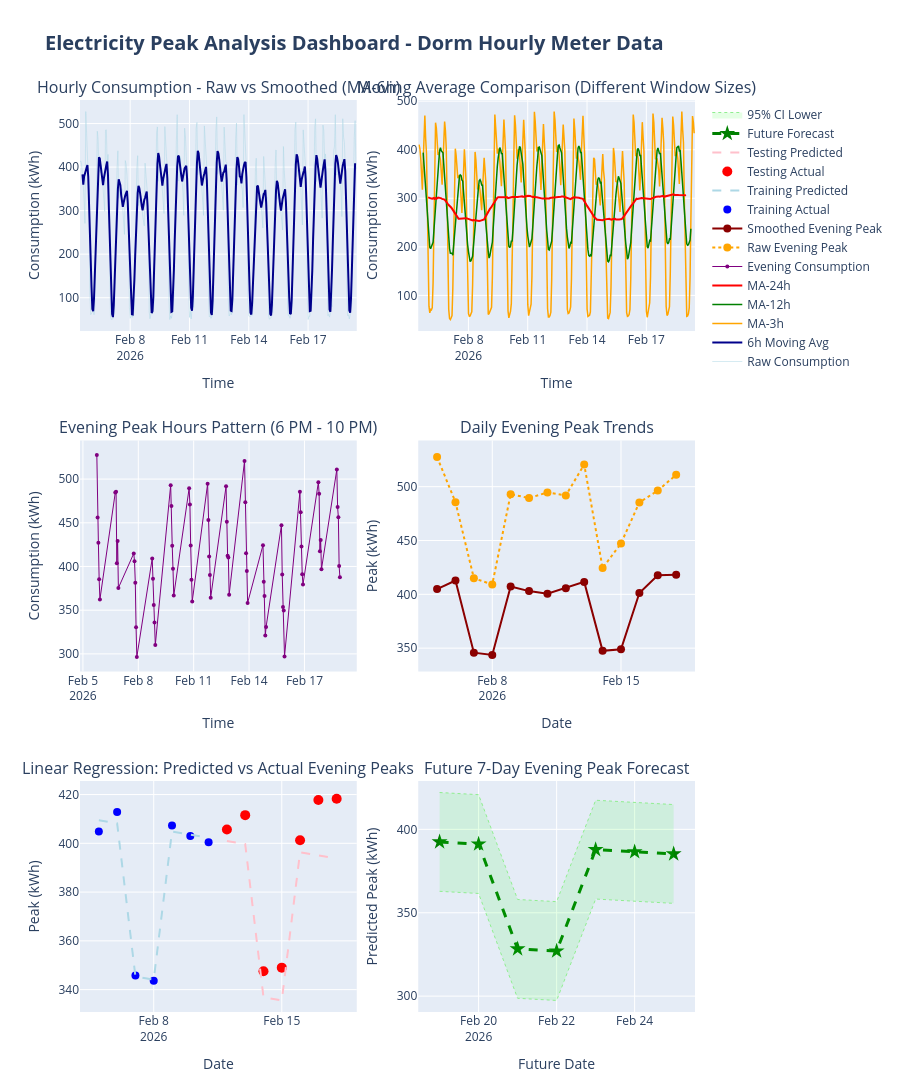

The notebook cell this image was saved under:
### Markdown cell above
## 6. Interactive Plotly Dashboard - Live Visualization

Create a comprehensive live dashboard with multiple visualizations showing hourly consumption, smoothed trends, and peak predictions.

### Code cell
# Create comprehensive interactive dashboard
fig = make_subplots(
    rows=3, cols=2,
    subplot_titles=(
        'Hourly Consumption - Raw vs Smoothed (MA-6h)',
        'Moving Average Comparison (Different Window Sizes)',
        'Evening Peak Hours Pattern (6 PM - 10 PM)',
        'Daily Evening Peak Trends',
        'Linear Regression: Predicted vs Actual Evening Peaks',
        'Future 7-Day Evening Peak Forecast'
    ),
    specs=[
        [{"secondary_y": False}, {"secondary_y": False}],
        [{"secondary_y": False}, {"secondary_y": False}],
        [{"secondary_y": False}, {"secondary_y": False}]
    ],
    vertical_spacing=0.12,
    horizontal_spacing=0.10
)

# 1. Raw vs 6-hour smoothed consumption
fig.add_trace(
    go.Scatter(
        x=df_smoothed['timestamp'],
        y=df_smoothed['total_consumption_kwh'],
        mode='lines',
        name='Raw Consumption',
        line=dict(color='lightblue', width=1),
        opacity=0.5
    ),
    row=1, col=1
)

fig.add_trace(
    go.Scatter(
        x=df_smoothed['timestamp'],
        y=df_smoothed['total_consumption_kwh_ma6h'],
        mode='lines',
        name='6h Moving Avg',
        line=dict(color='darkblue', width=2)
    ),
    row=1, col=1
)

# 2. Multiple moving averages comparison
fig.add_trace(
    go.Scatter(
        x=df_smoothed['timestamp'],
        y=df_smoothed['total_consumption_kwh_ma3h'],
        mode='lines',
        name='MA-3h',
        line=dict(color='orange', width=1.5)
    ),
    row=1, col=2
)

fig.add_trace(
    go.Scatter(
        x=df_smoothed['timestamp'],
        y=df_smoothed['total_consumption_kwh_ma12h'],
        mode='lines',
        name='MA-12h',
        line=dict(color='green', width=1.5)
    ),
    row=1, col=2
)

fig.add_trace(
    go.Scatter(
        x=df_smoothed['timestamp'],
        y=df_smoothed['total_consumption_kwh_ma24h'],
        mode='lines',
        name='MA-24h',
        line=dict(color='red', width=2)
    ),
    row=1, col=2
)

# 3. Evening peak hours pattern
fig.add_trace(
    go.Scatter(
        x=df_evening['timestamp'],
        y=df_evening['total_consumption_kwh'],
        mode='markers+lines',
        name='Evening Consumption',
        marker=dict(color='purple', size=4),
        line=dict(color='purple', width=1)
    ),
    row=2, col=1
)

# 4. Daily evening peaks
fig.add_trace(
    go.Scatter(
        x=daily_evening_peaks['date'],
        y=daily_evening_peaks['evening_peak_kwh'],
        mode='markers+lines',
        name='Raw Evening Peak',
        marker=dict(color='orange', size=8),
        line=dict(color='orange', width=2, dash='dot')
    ),
    row=2, col=2
)

fig.add_trace(
    go.Scatter(
        x=daily_evening_peaks['date'],
        y=daily_evening_peaks['evening_peak_smoothed_kwh'],
        mode='markers+lines',
        name='Smoothed Evening Peak',
        marker=dict(color='darkred', size=8),
        line=dict(color='darkred', width=2)
    ),
    row=2, col=2
)

# 5. Predictions vs Actual (Training and Testing)
# Training data
fig.add_trace(
    go.Scatter(
        x=results['train_data']['date'],
        y=results['train_data']['evening_peak_smoothed_kwh'],
        mode='markers',
        name='Training Actual',
        marker=dict(color='blue', size=8)
    ),
    row=3, col=1
)

fig.add_trace(
    go.Scatter(
        x=results['train_data']['date'],
        y=results['y_pred_train'],
        mode='lines',
        name='Training Predicted',
        line=dict(color='lightblue', width=2, dash='dash')
    ),
    row=3, col=1
)

# Testing data
fig.add_trace(
    go.Scatter(
        x=results['test_data']['date'],
        y=results['test_data']['evening_peak_smoothed_kwh'],
        mode='markers',
        name='Testing Actual',
        marker=dict(color='red', size=10)
    ),
    row=3, col=1
)

fig.add_trace(
    go.Scatter(
        x=results['test_data']['date'],
        y=results['y_pred_test'],
        mode='lines',
        name='Testing Predicted',
        line=dict(color='pink', width=2, dash='dash')
    ),
    row=3, col=1
)

# 6. Future predictions (next 7 days)
fig.add_trace(
    go.Scatter(
        x=results['future_dates'],
        y=results['future_predictions'],
        mode='markers+lines',
        name='Future Forecast',
        marker=dict(color='green', size=12, symbol='star'),
        line=dict(color='green', width=3, dash='dash')
    ),
    row=3, col=2
)

# Add confidence interval for future predictions
std_dev = results['test_rmse']
upper_bound = results['future_predictions'] + 1.96 * std_dev
lower_bound = results['future_predictions'] - 1.96 * std_dev

fig.add_trace(
    go.Scatter(
        x=results['future_dates'],
        y=upper_bound,
        mode='lines',
        name='95% CI Upper',
        line=dict(color='lightgreen', width=1, dash='dot'),
        showlegend=False
    ),
    row=3, col=2
)

fig.add_trace(
    go.Scatter(
        x=results['future_dates'],
        y=lower_bound,
        mode='lines',
        name='95% CI Lower',
        line=dict(color='lightgreen', width=1, dash='dot'),
        fill='tonexty',
        fillcolor='rgba(0, 255, 0, 0.1)',
        showlegend=True
    ),
    row=3, col=2
)

# Update layout
fig.update_xaxes(title_text="Time", row=1, col=1)
fig.update_xaxes(title_text="Time", row=1, col=2)
fig.update_xaxes(title_text="Time", row=2, col=1)
fig.update_xaxes(title_text="Date", row=2, col=2)
fig.update_xaxes(title_text="Date", row=3, col=1)
fig.update_xaxes(title_text="Future Date", row=3, col=2)

fig.update_yaxes(title_text="Consumption (kWh)", row=1, col=1)
fig.update_yaxes(title_text="Consumption (kWh)", row=1, col=2)
fig.update_yaxes(title_text="Consumption (kWh)", row=2, col=1)
fig.update_yaxes(title_text="Peak (kWh)", row=2, col=2)
fig.update_yaxes(title_text="Peak (kWh)", row=3, col=1)
fig.update_yaxes(title_text="Predicted Peak (kWh)", row=3, col=2)

fig.update_layout(
    title_text="<b>Electricity Peak Analysis Dashboard - Dorm Hourly Meter Data</b>",
    title_font_size=20,
    height=1400,
    showlegend=True,
    legend=dict(
        orientation="v",
        yanchor="top",
        y=1,
        xanchor="left",
        x=1.02
    ),
    hovermode='x unified'
)

fig.show()

print("\nLive Plotly Dashboard Generated Successfully!")

### Figure 1 — Plotly figure (JSON) as saved in the notebook; plotly's stock layout.template omitted (floating-point values rounded to 4 significant figures; data arrays with more than 128 entries replaced by an {"elided": "..."} marker saying what was removed)
{"data": [{"line": {"color": "lightblue", "width": 1}, "mode": "lines", "name": "Raw Consumption", "opacity": 0.5, "type": "scatter", "x": {"elided": "337 str values"}, "xaxis": "x", "y": {"elided": "337 float values"}, "yaxis": "y"}, {"line": {"color": "darkblue", "width": 2}, "mode": "lines", "name": "6h Moving Avg", "type": "scatter", "x": {"elided": "337 str values"}, "xaxis": "x", "y": {"elided": "337 float values"}, "yaxis": "y"}, {"line": {"color": "orange", "width": 1.5}, "mode": "lines", "name": "MA-3h", "type": "scatter", "x": {"elided": "337 str values"}, "xaxis": "x2", "y": {"elided": "337 float values"}, "yaxis": "y2"}, {"line": {"color": "green", "width": 1.5}, "mode": "lines", "name": "MA-12h", "type": "scatter", "x": {"elided": "337 str values"}, "xaxis": "x2", "y": {"elided": "337 float values"}, "yaxis": "y2"}, {"line": {"color": "red", "width": 2}, "mode": "lines", "name": "MA-24h", "type": "scatter", "x": {"elided": "337 str values"}, "xaxis": "x2", "y": {"elided": "337 float values"}, "yaxis": "y2"}, {"line": {"color": "purple", "width": 1}, "marker": {"color": "purple", "size": 4}, "mode": "markers+lines", "name": "Evening Consumption", "type": "scatter", "x": ["2026-02-05T18:06:10.850909", "2026-02-05T19:06:10.850909", "2026-02-05T20:06:10.850909", "2026-02-05T21:06:10.850909", "2026-02-05T22:06:10.850909", "2026-02-06T18:06:10.850909", "2026-02-06T19:06:10.850909", "2026-02-06T20:06:10.850909", "2026-02-06T21:06:10.850909", "2026-02-06T22:06:10.850909", "2026-02-07T18:06:10.850909", "2026-02-07T19:06:10.850909", "2026-02-07T20:06:10.850909", "2026-02-07T21:06:10.850909", "2026-02-07T22:06:10.850909", "2026-02-08T18:06:10.850909", "2026-02-08T19:06:10.850909", "2026-02-08T20:06:10.850909", "2026-02-08T21:06:10.850909", "2026-02-08T22:06:10.850909", "2026-02-09T18:06:10.850909", "2026-02-09T19:06:10.850909", "2026-02-09T20:06:10.850909", "2026-02-09T21:06:10.850909", "2026-02-09T22:06:10.850909", "2026-02-10T18:06:10.850909", "2026-02-10T19:06:10.850909", "2026-02-10T20:06:10.850909", "2026-02-10T21:06:10.850909", "2026-02-10T22:06:10.850909", "2026-02-11T18:06:10.850909", "2026-02-11T19:06:10.850909", "2026-02-11T20:06:10.850909", "2026-02-11T21:06:10.850909", "2026-02-11T22:06:10.850909", "2026-02-12T18:06:10.850909", "2026-02-12T19:06:10.850909", "2026-02-12T20:06:10.850909", "2026-02-12T21:06:10.850909", "2026-02-12T22:06:10.850909", "2026-02-13T18:06:10.850909", "2026-02-13T19:06:10.850909", "2026-02-13T20:06:10.850909", "2026-02-13T21:06:10.850909", "2026-02-13T22:06:10.850909", "2026-02-14T18:06:10.850909", "2026-02-14T19:06:10.850909", "2026-02-14T20:06:10.850909", "2026-02-14T21:06:10.850909", "2026-02-14T22:06:10.850909", "2026-02-15T18:06:10.850909", "2026-02-15T19:06:10.850909", "2026-02-15T20:06:10.850909", "2026-02-15T21:06:10.850909", "2026-02-15T22:06:10.850909", "2026-02-16T18:06:10.850909", "2026-02-16T19:06:10.850909", "2026-02-16T20:06:10.850909", "2026-02-16T21:06:10.850909", "2026-02-16T22:06:10.850909", "2026-02-17T18:06:10.850909", "2026-02-17T19:06:10.850909", "2026-02-17T20:06:10.850909", "2026-02-17T21:06:10.850909", "2026-02-17T22:06:10.850909", "2026-02-18T18:06:10.850909", "2026-02-18T19:06:10.850909", "2026-02-18T20:06:10.850909", "2026-02-18T21:06:10.850909", "2026-02-18T22:06:10.850909"], "xaxis": "x3", "y": [527.5, 456.1, 427.2, 385.5, 362.3, 484.8, 485.6, 403.8, 429.1, 375.4, 414.9, 406.1, 381.4, 330.4, 296.5, 409.2, 385.8, 355.9, 336.0, 310.2, 493.1, 469.3, 423.8, 397.4, 366.7, 489.4, 471.0, 424.0, 384.7, 359.8, 494.6, 453.2, 411.4, 390.2, 364.3, 491.8, 451.0, 412.4, 410.3, 367.7, 520.6, 473.5, 415.0, 394.9, 358.4, 424.4, 382.5, 366.1, 321.0, 330.7, 447.3, 390.9, 353.6, 349.7, 297.1, 485.4, 462.0, 422.9, 391.2, 379.2, 496.4, 483.1, 417.3, 430.2, 396.7, 511.0, 467.9, 456.3, 400.4, 387.8], "yaxis": "y3"}, {"line": {"color": "orange", "dash": "dot", "width": 2}, "marker": {"color": "orange", "size": 8}, "mode": "markers+lines", "name": "Raw Evening Peak", "type": "scatter", "x": ["2026-02-05T00:00:00", "2026-02-06T00:00:00", "2026-02-07T00:00:00", "2026-02-08T00:00:00", "2026-02-09T00:00:00", "2026-02-10T00:00:00", "2026-02-11T00:00:00", "2026-02-12T00:00:00", "2026-02-13T00:00:00", "2026-02-14T00:00:00", "2026-02-15T00:00:00", "2026-02-16T00:00:00", "2026-02-17T00:00:00", "2026-02-18T00:00:00"], "xaxis": "x4", "y": [527.5, 485.6, 414.9, 409.2, 493.1, 489.4, 494.6, 491.8, 520.6, 424.4, 447.3, 485.4, 496.4, 511.0], "yaxis": "y4"}, {"line": {"color": "darkred", "width": 2}, "marker": {"color": "darkred", "size": 8}, "mode": "markers+lines", "name": "Smoothed Evening Peak", "type": "scatter", "x": ["2026-02-05T00:00:00", "2026-02-06T00:00:00", "2026-02-07T00:00:00", "2026-02-08T00:00:00", "2026-02-09T00:00:00", "2026-02-10T00:00:00", "2026-02-11T00:00:00", "2026-02-12T00:00:00", "2026-02-13T00:00:00", "2026-02-14T00:00:00", "2026-02-15T00:00:00", "2026-02-16T00:00:00", "2026-02-17T00:00:00", "2026-02-18T00:00:00"], "xaxis": "x4", "y": [404.9, 412.8, 345.8, 343.7, 407.3, 403.0, 400.5, 405.7, 411.6, 347.5, 349.0, 401.3, 417.8, 418.3], "yaxis": "y4"}, {"marker": {"color": "blue", "size": 8}, "mode": "markers", "name": "Training Actual", "type": "scatter", "x": ["2026-02-05T00:00:00", "2026-02-06T00:00:00", "2026-02-07T00:00:00", "2026-02-08T00:00:00", "2026-02-09T00:00:00", "2026-02-10T00:00:00", "2026-02-11T00:00:00"], "xaxis": "x5", "y": [404.9, 412.8, 345.8, 343.7, 407.3, 403.0, 400.5], "yaxis": "y5"}, {"line": {"color": "lightblue", "dash": "dash", "width": 2}, "mode": "lines", "name": "Training Predicted", "type": "scatter", "x": ["2026-02-05T00:00:00", "2026-02-06T00:00:00", "2026-02-07T00:00:00", "2026-02-08T00:00:00", "2026-02-09T00:00:00", "2026-02-10T00:00:00", "2026-02-11T00:00:00"], "xaxis": "x5", "y": [409.5, 408.2, 345.4, 344.1, 404.9, 403.6, 402.3], "yaxis": "y5"}, {"marker": {"color": "red", "size": 10}, "mode": "markers", "name": "Testing Actual", "type": "scatter", "x": ["2026-02-12T00:00:00", "2026-02-13T00:00:00", "2026-02-14T00:00:00", "2026-02-15T00:00:00", "2026-02-16T00:00:00", "2026-02-17T00:00:00", "2026-02-18T00:00:00"], "xaxis": "x5", "y": [405.7, 411.6, 347.5, 349.0, 401.3, 417.8, 418.3], "yaxis": "y5"}, {"line": {"color": "pink", "dash": "dash", "width": 2}, "mode": "lines", "name": "Testing Predicted", "type": "scatter", "x": ["2026-02-12T00:00:00", "2026-02-13T00:00:00", "2026-02-14T00:00:00", "2026-02-15T00:00:00", "2026-02-16T00:00:00", "2026-02-17T00:00:00", "2026-02-18T00:00:00"], "xaxis": "x5", "y": [401.0, 399.7, 336.8, 335.6, 396.4, 395.1, 393.8], "yaxis": "y5"}, {"line": {"color": "green", "dash": "dash", "width": 3}, "marker": {"color": "green", "size": 12, "symbol": "star"}, "mode": "markers+lines", "name": "Future Forecast", "type": "scatter", "x": ["2026-02-19T00:00:00", "2026-02-20T00:00:00", "2026-02-21T00:00:00", "2026-02-22T00:00:00", "2026-02-23T00:00:00", "2026-02-24T00:00:00", "2026-02-25T00:00:00"], "xaxis": "x6", "y": [392.5, 391.2, 328.3, 327.0, 387.8, 386.5, 385.2], "yaxis": "y6"}, {"line": {"color": "lightgreen", "dash": "dot", "width": 1}, "mode": "lines", "name": "95% CI Upper", "showlegend": false, "type": "scatter", "x": ["2026-02-19T00:00:00", "2026-02-20T00:00:00", "2026-02-21T00:00:00", "2026-02-22T00:00:00", "2026-02-23T00:00:00", "2026-02-24T00:00:00", "2026-02-25T00:00:00"], "xaxis": "x6", "y": [422.1, 420.8, 357.9, 356.7, 417.5, 416.2, 414.9], "yaxis": "y6"}, {"fill": "tonexty", "fillcolor": "rgba(0, 255, 0, 0.1)", "line": {"color": "lightgreen", "dash": "dot", "width": 1}, "mode": "lines", "name": "95% CI Lower", "showlegend": true, "type": "scatter", "x": ["2026-02-19T00:00:00", "2026-02-20T00:00:00", "2026-02-21T00:00:00", "2026-02-22T00:00:00", "2026-02-23T00:00:00", "2026-02-24T00:00:00", "2026-02-25T00:00:00"], "xaxis": "x6", "y": [362.9, 361.6, 298.7, 297.4, 358.2, 356.9, 355.6], "yaxis": "y6"}], "layout": {"annotations": [{"font": {"size": 16}, "showarrow": false, "text": "Hourly Consumption - Raw vs Smoothed (MA-6h)", "x": 0.225, "xanchor": "center", "xref": "paper", "y": 1, "yanchor": "bottom", "yref": "paper"}, {"font": {"size": 16}, "showarrow": false, "text": "Moving Average Comparison (Different Window Sizes)", "x": 0.775, "xanchor": "center", "xref": "paper", "y": 1, "yanchor": "bottom", "yref": "paper"}, {"font": {"size": 16}, "showarrow": false, "text": "Evening Peak Hours Pattern (6 PM - 10 PM)", "x": 0.225, "xanchor": "center", "xref": "paper", "y": 0.6267, "yanchor": "bottom", "yref": "paper"}, {"font": {"size": 16}, "showarrow": false, "text": "Daily Evening Peak Trends", "x": 0.775, "xanchor": "center", "xref": "paper", "y": 0.6267, "yanchor": "bottom", "yref": "paper"}, {"font": {"size": 16}, "showarrow": false, "text": "Linear Regression: Predicted vs Actual Evening Peaks", "x": 0.225, "xanchor": "center", "xref": "paper", "y": 0.2533, "yanchor": "bottom", "yref": "paper"}, {"font": {"size": 16}, "showarrow": false, "text": "Future 7-Day Evening Peak Forecast", "x": 0.775, "xanchor": "center", "xref": "paper", "y": 0.2533, "yanchor": "bottom", "yref": "paper"}], "height": 1400, "hovermode": "x unified", "legend": {"orientation": "v", "x": 1.02, "xanchor": "left", "y": 1, "yanchor": "top"}, "showlegend": true, "title": {"font": {"size": 20}, "text": "<b>Electricity Peak Analysis Dashboard - Dorm Hourly Meter Data</b>"}, "xaxis": {"anchor": "y", "domain": [0, 0.45], "title": {"text": "Time"}}, "xaxis2": {"anchor": "y2", "domain": [0.55, 1], "title": {"text": "Time"}}, "xaxis3": {"anchor": "y3", "domain": [0, 0.45], "title": {"text": "Time"}}, "xaxis4": {"anchor": "y4", "domain": [0.55, 1], "title": {"text": "Date"}}, "xaxis5": {"anchor": "y5", "domain": [0, 0.45], "title": {"text": "Date"}}, "xaxis6": {"anchor": "y6", "domain": [0.55, 1], "title": {"text": "Future Date"}}, "yaxis": {"anchor": "x", "domain": [0.7467, 1], "title": {"text": "Consumption (kWh)"}}, "yaxis2": {"anchor": "x2", "domain": [0.7467, 1], "title": {"text": "Consumption (kWh)"}}, "yaxis3": {"anchor": "x3", "domain": [0.3733, 0.6267], "title": {"text": "Consumption (kWh)"}}, "yaxis4": {"anchor": "x4", "domain": [0.3733, 0.6267], "title": {"text": "Peak (kWh)"}}, "yaxis5": {"anchor": "x5", "domain": [0, 0.2533], "title": {"text": "Peak (kWh)"}}, "yaxis6": {"anchor": "x6", "domain": [0, 0.2533], "title": {"text": "Predicted Peak (kWh)"}}}}
